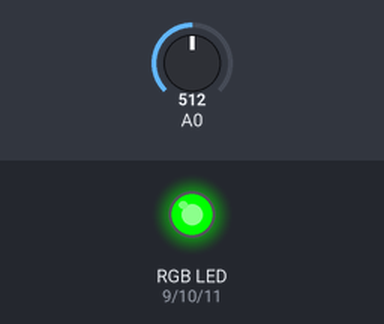
This sketch was run on a simulated Arduino Uno, built with avr-gcc and run on an emulated ATmega328P. Shown: an RGB LED mixed from three pins (HIGH = lit). The test bench sets the inputs (shaded band); at power-on: A0 = 512. Dim RGB values are drawn brighter than linear.

Above: at 1.2 s.
1.3 s: A0 set to 524
At 2.2 s:
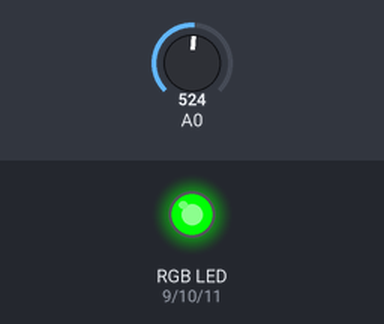
2.8 s: A0 set to 511
At 3.4 s:
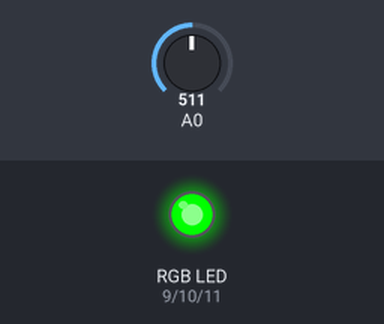
4.3 s: A0 set to 306
At 5.5 s:
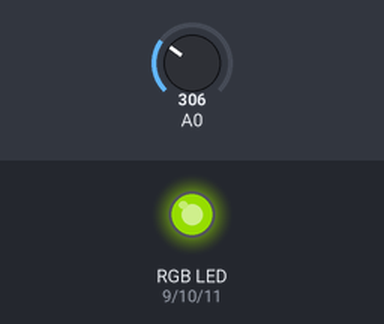
5.8 s: A0 set to 122
At 6.9 s:
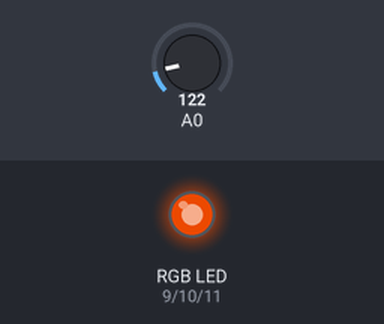
7.3 s: A0 set to 0
At 8.0 s:
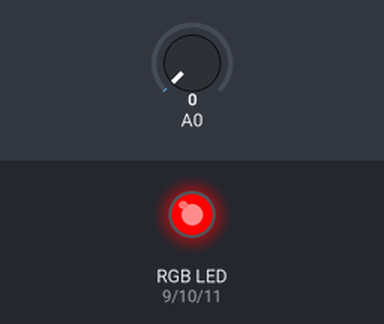
Timing chart, 0 to 9.8 s (numbered marks = the images above; inputs shaded):
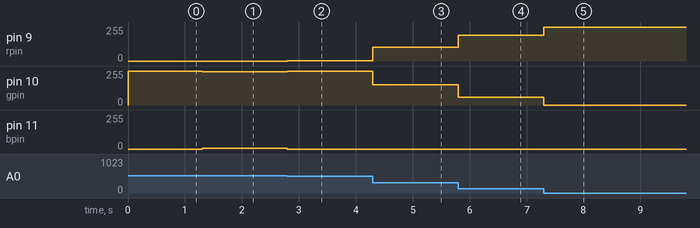

Measured:
- after the input at 1.3 s, pin 10 (gpin): 255/255 → 250/255 at once; pin 11 (bpin): 0/255 → 5/255 at once
- after the input at 2.8 s, pin 9 (rpin): 0/255 → 1/255 at once; pin 10 (gpin): 250/255 → 254/255 at once; pin 11 (bpin): 5/255 → 0/255 at once
- after the input at 4.3 s, pin 9 (rpin): 1/255 → 103/255 at once; pin 10 (gpin): 254/255 → 152/255 at once
- after the input at 5.8 s, pin 9 (rpin): 103/255 → 195/255 at once; pin 10 (gpin): 152/255 → 60/255 at once
- after the input at 7.3 s, pin 9 (rpin): 195/255 → 255/255 at once; pin 10 (gpin): 60/255 → 0/255 at once

The sketch:

softpot.ino
```cpp
const int rpin = 9;
const int gpin = 10;
const int bpin = 11;

void setup() {}
void loop() {
  int sensorValue = analogRead(0);
  int redValue = constrain(
    map(sensorValue, 0, 512, 255, 0), 0, 255);

   int greenValue = constrain(
    map(sensorValue, 0, 512, 0, 255),
    0,
    255) -
    constrain(
      map(sensorValue, 512, 1023, 0, 255), 0, 255);

    int blueValue = constrain(
      map(sensorValue, 512, 1023, 0, 255), 0, 255);

      analogWrite(rpin, redValue);
      analogWrite(gpin, greenValue);
      analogWrite(bpin, blueValue);
}
```
